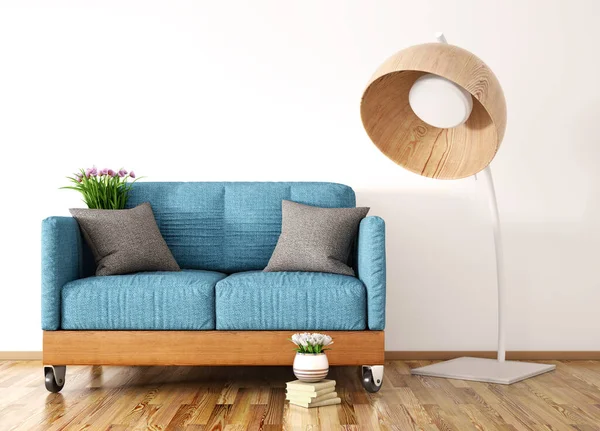
#> input picture Exp4/input.jpg, 600 x 431 px
$ python exp4.py
#> lines starting #> are read from the running program, lines starting #| are printed output that depends on the picture; after the words box and inside, x2 and y2 are one past the last pixel; in counts of white or black regions, pixels touching at a corner belong together
#> further down, img is the input picture: shape (431, 600, 3); mean B, G, R 185, 194.4, 200.2
import cv2
import numpy as np

def apply_fourier_transform(img):
    gray = cv2.cvtColor(img, cv2.COLOR_BGR2GRAY)  #grayscale
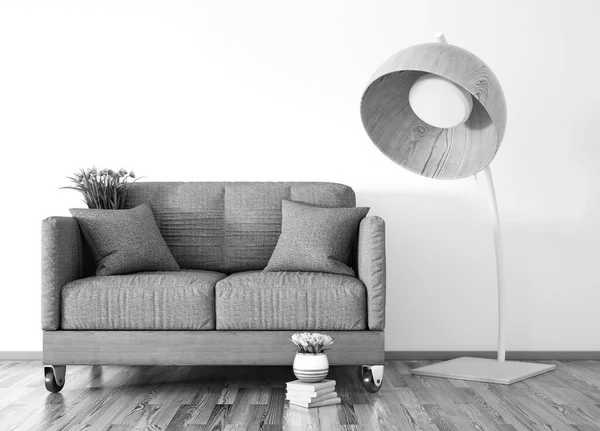
#> gray: shape (431, 600); min 0, max 255, mean 195.1
    dft = np.fft.fft2(gray)
    dft_shift = np.fft.fftshift(dft)  #shift 0 freq to center
    return dft_shift, gray

def low_pass_filter(dft_shift, radius=30):
#> called with dft_shift = array of shape (431, 600), radius = 30
    rows, cols = dft_shift.shape
#> rows = 431; cols = 600
    crow, ccol = rows // 2 , cols // 2  #center
#> crow = 215; ccol = 300

    mask = np.zeros((rows, cols), np.uint8)
    cv2.circle(mask, (ccol, crow), radius, 1, thickness=-1)  #circular mask
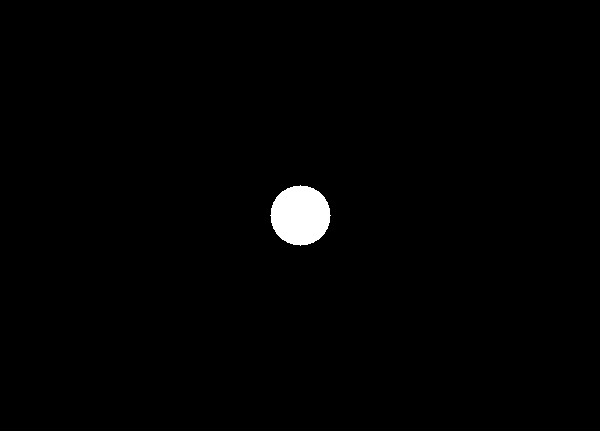
#> mask: shape (431, 600); values 0 (black) and 1 (white), 1.1% white; 1 white region, box (x1, y1, x2, y2) and area: (270, 185, 331, 246) 2821

    dft_shift_filtered = dft_shift * mask
    return dft_shift_filtered

def high_pass_filter(dft_shift, radius=30):
#> called with dft_shift = array of shape (431, 600), radius = 30
    rows, cols = dft_shift.shape
#> rows = 431; cols = 600
    crow, ccol = rows // 2 , cols // 2
#> crow = 215; ccol = 300

    mask = np.ones((rows, cols), np.uint8)
    cv2.circle(mask, (ccol, crow), radius, 0, thickness=-1)  #inverse mask

    dft_shift_filtered = dft_shift * mask
    return dft_shift_filtered

def inverse_fourier_transform(dft_shift):
    dft_ishift = np.fft.ifftshift(dft_shift)  #Move zero frequency back
    img_back = np.fft.ifft2(dft_ishift)
    img_back = np.abs(img_back)
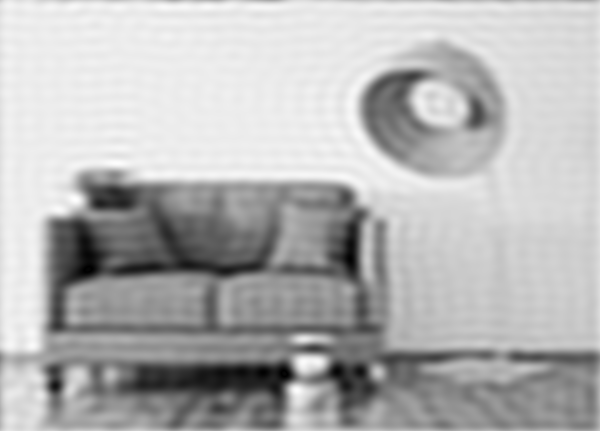
#> img_back: shape (431, 600) float64; min 0.0767, max 274.6, mean 195.1; drawn with min black and max white
    return img_back

# Load image
img = cv2.imread("input.jpg")

if img is None:
    print("Error: Image not found!")
else:
    dft_shift, gray = apply_fourier_transform(img)

    lpf_shift = low_pass_filter(dft_shift.copy(), radius=30)
    hpf_shift = high_pass_filter(dft_shift.copy(), radius=30)

    lpf_img = inverse_fourier_transform(lpf_shift)
    hpf_img = inverse_fourier_transform(hpf_shift)
#> in inverse_fourier_transform (call 2), `img_back = np.abs(img_back)`:
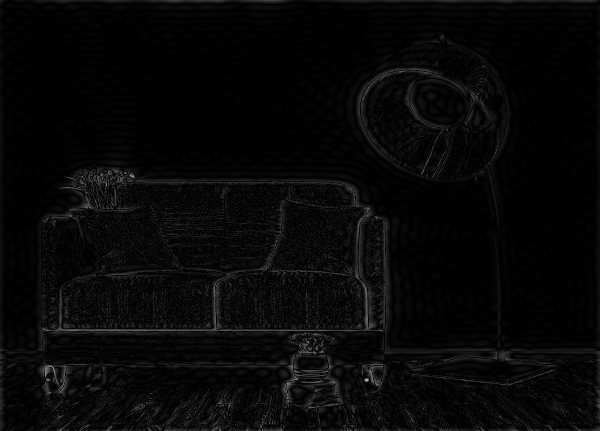
#> img_back: shape (431, 600) float64; min 2.75e-05, max 179.7, mean 7.9

    lpf_img = cv2.normalize(lpf_img, None, 0, 255, cv2.NORM_MINMAX).astype(np.uint8)   #so pixel between 0-255
    hpf_img = cv2.normalize(hpf_img, None, 0, 255, cv2.NORM_MINMAX).astype(np.uint8)

    cv2.imwrite("low_pass_filtered.jpg", lpf_img)
    cv2.imwrite("high_pass_filtered.jpg", hpf_img)

    cv2.imshow("Original", gray)
    cv2.imshow("Low Pass Filtered", lpf_img)
    cv2.imshow("High Pass Filtered", hpf_img)
    cv2.waitKey(0)
    cv2.destroyAllWindows()
